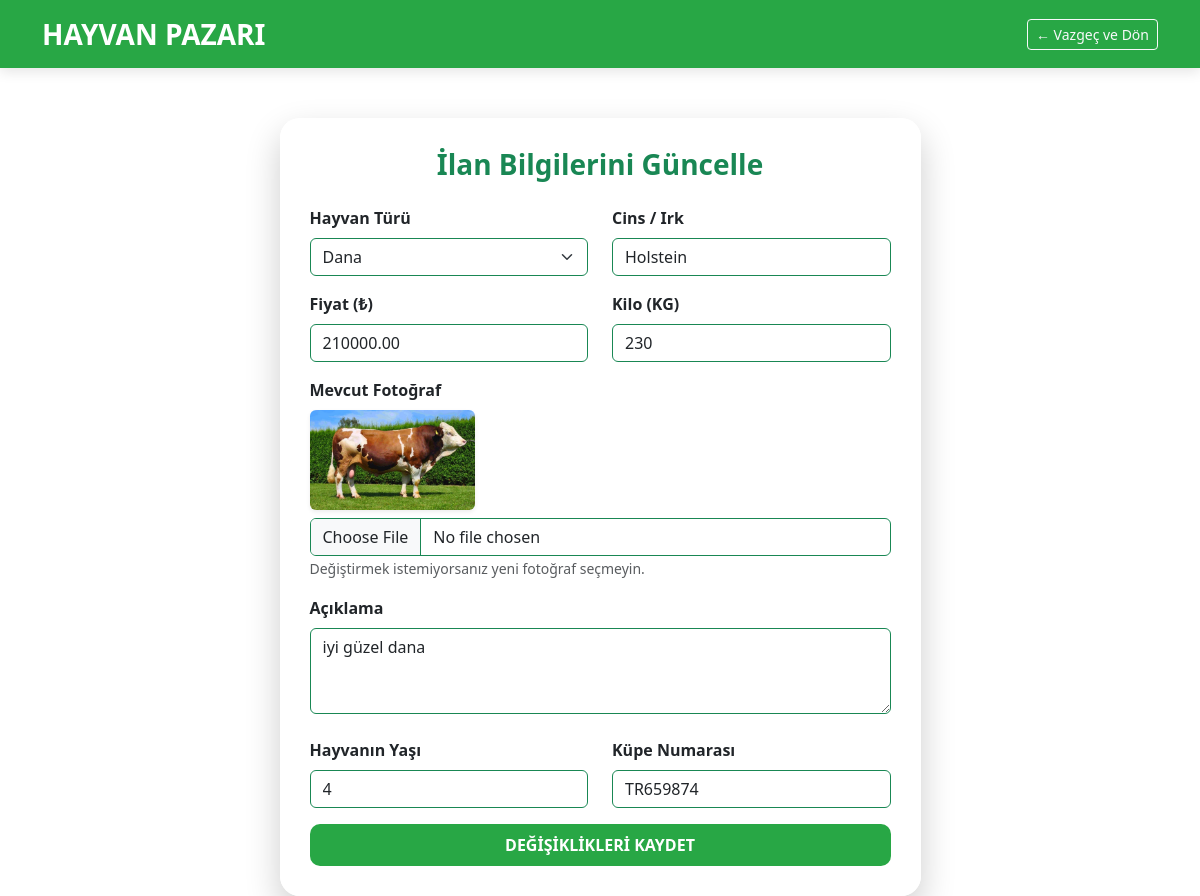
Screenshot of /ilan_duzenle.php?id=20 (signed in) with the database file from the repository.
### tables this page shows
CREATE TABLE IF NOT EXISTS `kurbanliklar` (
  `id` int NOT NULL AUTO_INCREMENT,
  `satici_id` int DEFAULT NULL,
  `tur` enum('Koç','Dana','Düve','Deve','Koyun') DEFAULT NULL,
  `cins` varchar(50) DEFAULT NULL,
  `kilogram` int DEFAULT NULL,
  `yas` int DEFAULT NULL,
  `fiyat` decimal(10,2) DEFAULT NULL,
  `sehir` varchar(50) DEFAULT NULL,
  `telefon` varchar(15) DEFAULT NULL,
  `fotograf` varchar(255) DEFAULT NULL,
  `aciklama` text,
  `kupe_no` varchar(20) DEFAULT NULL,
  `satildi_mi` tinyint(1) DEFAULT '0',
  PRIMARY KEY (`id`)
);

### ilan_duzenle.php (the view, shortened to what this page needs)
<?php
include 'baglan.php';
$id = mysqli_real_escape_string($baglanti, $_GET['id']);
$sorgu = mysqli_query($baglanti, "SELECT * FROM kurbanliklar WHERE id='$id'");
$ilan = mysqli_fetch_assoc($sorgu);
?>
<!DOCTYPE html>
<html lang="tr">
<head>
    <link href="https://cdn.jsdelivr.net/npm/bootstrap@5.3.0/dist/css/bootstrap.min.css" rel="stylesheet">
</head>
<body>
<nav class="navbar navbar-expand-lg navbar-dark sticky-top">
    <div class="container">
        <a class="navbar-brand fw-bold fs-3" href="index.php">HAYVAN PAZARI</a>
        <div class="ms-auto">
            <a href="index.php" class="btn btn-outline-light btn-sm">← Vazgeç ve Dön</a>
        </div>
    </div>
</nav>
<div class="container">
    <div class="row justify-content-center">
        <div class="col-md-7">
            <div class="card edit-card">
                <h3 class="text-center text-success fw-bold mb-4">İlan Bilgilerini Güncelle</h3>
                <form action="islem.php" method="POST" enctype="multipart/form-data">
                    <div class="row">
                        <div class="col-md-6 mb-3">
                            <label class="form-label fw-bold">Hayvan Türü</label>
                            <select name="tur" class="form-select border-success">
                                <option value="Dana" <?php if($ilan['tur']=="Dana") echo "selected"; ?>>Dana</option>
                            </select>
                        </div>
                        <div class="col-md-6 mb-3">
                            <label class="form-label fw-bold">Cins / Irk</label>
                            <input type="text" name="cins" class="form-control border-success" value="<?php echo $ilan['cins']; ?>" required>
                        </div>
                    </div>
                    <div class="row">
                        <div class="col-md-6 mb-3">
                            <label class="form-label fw-bold">Fiyat (₺)</label>
                            <input type="number" name="fiyat" class="form-control border-success" value="<?php echo $ilan['fiyat']; ?>" required>
                        </div>
                        <div class="col-md-6 mb-3">
                            <label class="form-label fw-bold">Kilo (KG)</label>
                            <input type="number" name="kilogram" class="form-control border-success" value="<?php echo $ilan['kilogram']; ?>" required>
                        </div>
                    </div>
                    <div class="mb-3">
                        <label class="form-label fw-bold">Mevcut Fotoğraf</label><br>
                        <img src="uploads/<?php echo $ilan['fotograf']; ?>" class="rounded mb-2 shadow-sm" style="height: 100px; object-fit: cover;">
                        <input type="file" name="fotograf" class="form-control border-success">
                        <small class="text-muted">Değiştirmek istemiyorsanız yeni fotoğraf seçmeyin.</small>
                    </div>
                    <div class="mb-4">
                        <label class="form-label fw-bold">Açıklama</label>
                        <textarea name="aciklama" class="form-control border-success" rows="3"><?php echo $ilan['aciklama']; ?></textarea>
                    </div>
<div class="row">
    <div class="col-md-6 mb-3">
        <label class="form-label fw-bold">Hayvanın Yaşı</label>
        <input type="text" name="yas" class="form-control border-success" placeholder="Örn: 2 Yaşında" value="<?php echo isset($ilan) ? $ilan['yas'] : ''; ?>" required>
    </div>
    <div class="col-md-6 mb-3">
        <label class="form-label fw-bold">Küpe Numarası</label>
        <input type="text" name="kupe_no" class="form-control border-success" placeholder="Örn: TR123456" value="<?php echo isset($ilan) ? $ilan['kupe_no'] : ''; ?>" required>
    </div>
</div>
                    <button type="submit" name="ilan_guncelle" class="btn btn-update w-100 py-2">DEĞİŞİKLİKLERİ KAYDET</button>
                </form>
            </div>
        </div>
    </div>
</div>
</body>
</html>

### ilan_duzenle.php (style rules this page uses)
body { background-image: url('https://i.yenicaggazetesi.com/storage/old/d/other/2025/05/18/askalede-kurban-pazari-acildi-fiyatlar-cep-yakiyor-350-bin-tlye-buyukbas-yenicag-3.jpg'); background-attachment: fixed; background-size: cover; background-position: center; min-height: 100vh; font-family: 'Segoe UI', sans-serif; }
body::before { content: ""; position: fixed; top: 0; left: 0; right: 0; bottom: 0; background: rgba(255, 255, 255, 0.7); backdrop-filter: blur(10px); z-index: -1; }
.navbar { background-color: #28a745 !important; box-shadow: 0 4px 12px rgba(0,0,0,0.1); }
.edit-card { background: rgba(255, 255, 255, 0.9); border-radius: 20px; border: none; box-shadow: 0 15px 35px rgba(0,0,0,0.2); padding: 30px; margin-top: 50px; }
.btn-update { background-color: #28a745; color: white; font-weight: bold; border-radius: 10px; }

### rows the page displays
kurbanliklar: tur "Dana", cins "Holstein", fiyat "210000.00", kilogram "230", fotograf (picture), aciklama "iyi güzel dana", yas "4", kupe_no "TR659874"
